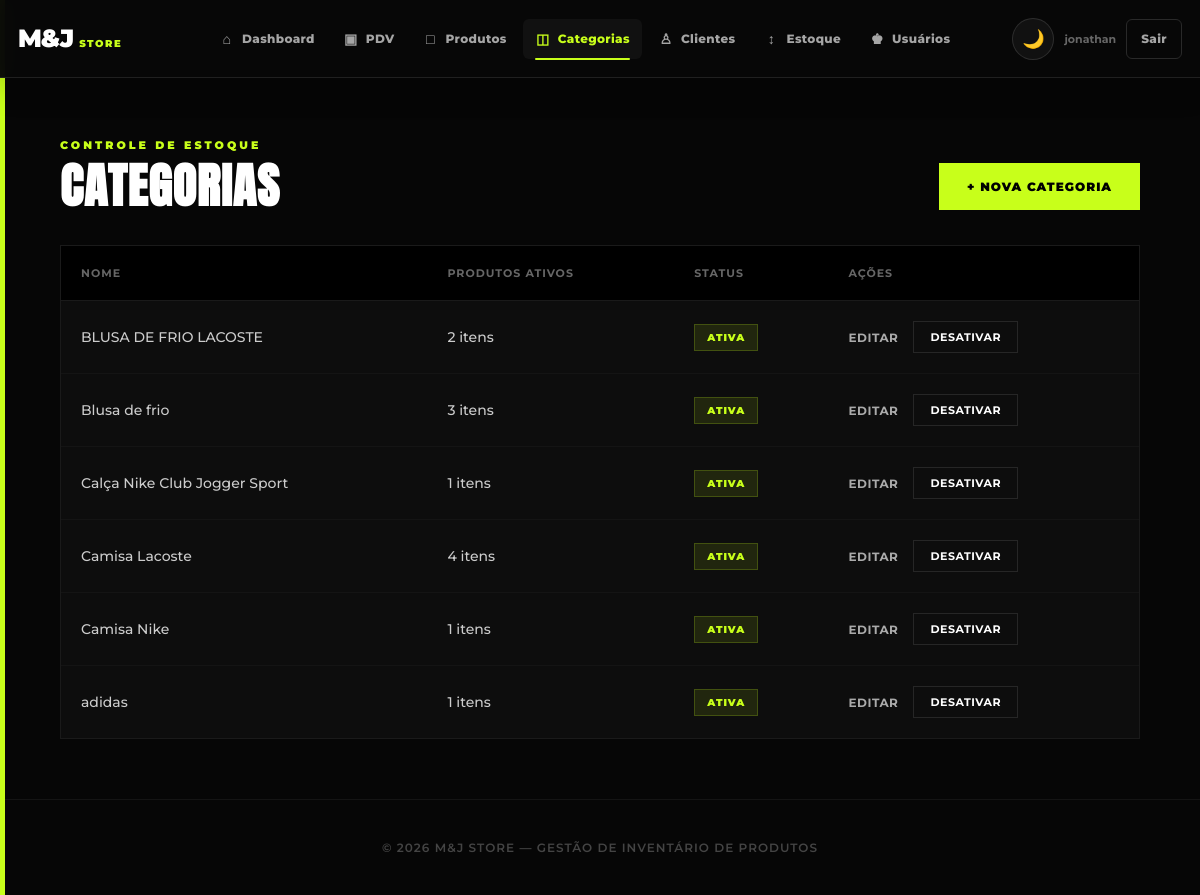
Page /categorias/ (signed in) on the committed database.
### app/models/categoria.py (models this page shows)
class Categoria(Base):
    __tablename__ = "categorias"
    id = Column(Integer, primary_key=True, autoincrement=True, index=True)
    nome = Column(String(100), nullable=False, unique=True)
    ativo = Column(Boolean, default=True)
    produtos = relationship("Produto", back_populates="categoria", lazy="select")

### app/controllers/categoria_controller.py (the view)
@router.get("/", response_class=HTMLResponse)
def listar_categorias(
    request: Request,
    db: Session = Depends(get_db),
    admin=Depends(get_admin)
):
    categorias = (
        db.query(Categoria)
        .order_by(Categoria.nome)
        .all()
    )
    return templates.TemplateResponse(
        request,
        "categorias/index.html",
        {
            "request": request,
            "usuario": admin,
            "categorias": categorias
        }
    )

### app/templates/categorias/index.html (shortened to what this page needs)
<!DOCTYPE html>
<html lang="pt-br">
<head>
    <link rel="stylesheet" href="/static/css/navbar.css">
</head>
<body>
    {% include "shared/navbar.html" %}
<main class="container">
    <div class="top-row">
        <div class="titulo-bloco">
            <span class="tag-contexto">Controle de Estoque</span>
            <h1 class="titulo-pagina">Categorias</h1>
        </div>
        <a href="/categorias/nova" class="btn-add-nova">+ Nova Categoria</a>
    </div>
    <div class="table-responsive">
        <table class="mj-table">
            <thead>
                <tr>
                    <th>Nome</th>
                    <th>Produtos Ativos</th>
                    <th>Status</th>
                    <th>Ações</th>
                </tr>
            </thead>
            <tbody>
                {% for c in categorias %}
                <tr>
                    <td class="categoria-nome">{{ c.nome }}</td>
                    <td>
                        {{ c.produtos|length if c.produtos else 0 }} itens
                    </td>
                    <td>
                        {% if c.ativo %}
                            <span class="status-badge ativa">Ativa</span>
                        {% else %}
                            <span class="status-badge inativa">Inativa</span>
                        {% endif %}
                    </td>
                    <td>
                        <div class="actions-cell">
                            <a href="/categorias/{{ c.id }}/editar" class="btn-link-edit">Editar</a>
                            <form action="/categorias/{{ c.id }}/toggle-ativo" method="post" style="display:inline">
                                <button type="submit" class="btn-toggle-status">
                                    {% if c.ativo %}
                                        Desativar
                                    {% else %}
                                        Ativar
                                    {% endif %}
                                </button>
                            </form>
                        </div>
                    </td>
                </tr>
                {% else %}
                <tr>
                    <td colspan="4" class="empty-row">
                        Nenhuma categoria cadastrada.
                    </td>
                </tr>
                {% endfor %}
            </tbody>
        </table>
    </div>
</main>
<footer>
    © 2026 M&J Store — Gestão de Inventário de Produtos
</footer>
</body>
</html>

### app/static/css/navbar.css (style rules this page uses)
:root { --navbar-bg: #080808; --navbar-border: #202020; --navbar-text: #a5a5a5; --navbar-hover: #ffffff; --navbar-neon: #c8ff1a; }
body { padding-top: 78px !important; }

### app/templates/categorias/index.html (style rules this page uses)
* { margin: 0; padding: 0; box-sizing: border-box; font-family: 'Montserrat', sans-serif; }
body { background: #060606; color: #fff; min-height: 100vh; display: flex; flex-direction: column; }
body::before { content: ''; position: fixed; left: 0; top: 0; width: 5px; height: 100%; background: #c8ff1a; z-index: 10; }
.container { max-width: 1200px; width: 100%; margin: 0 auto; padding: 60px 5%; flex: 1; }
.top-row { display: flex; justify-content: space-between; align-items: flex-end; margin-bottom: 35px; gap: 20px; flex-wrap: wrap; }
.titulo-bloco { display: flex; flex-direction: column; }
.tag-contexto { color: #c8ff1a; font-size: 11px; font-weight: 900; letter-spacing: 3px; text-transform: uppercase; }
.titulo-pagina { font-family: 'Anton', sans-serif; font-size: clamp(32px, 5vw, 48px); margin-top: 10px; text-transform: uppercase; letter-spacing: 1px; line-height: 1; }
.btn-add-nova { background: #c8ff1a; color: #000; text-decoration: none; padding: 16px 28px; font-size: 12px; font-weight: 900; text-transform: uppercase; letter-spacing: 1px; transition: all 0.2s ease; }
.table-responsive { width: 100%; overflow-x: auto; border: 1px solid #1a1a1a; background: #0d0d0d; }
.mj-table { width: 100%; border-collapse: collapse; text-align: left; color: #fff; min-width: 600px; }
.mj-table th { background: #000; color: #666; font-size: 11px; font-weight: 700; text-transform: uppercase; letter-spacing: 1px; padding: 20px; border-bottom: 1px solid #1a1a1a; }
.mj-table td { padding: 20px; font-size: 14px; font-weight: 500; border-bottom: 1px solid #141414; color: #ccc; vertical-align: middle; }
.mj-table tr:last-child td { border-bottom: none; }
.categoria-nome { font-weight: 700; color: #fff; font-size: 15px; }
.status-badge { font-size: 10px; font-weight: 900; text-transform: uppercase; letter-spacing: 1px; padding: 6px 12px; display: inline-block; }
.status-badge.ativa { background: rgba(200, 255, 26, 0.1); color: #c8ff1a; border: 1px solid rgba(200, 255, 26, 0.2); }
.actions-cell { display: flex; align-items: center; gap: 15px; }
.btn-link-edit { text-decoration: none; color: #aaa; font-size: 12px; font-weight: 700; text-transform: uppercase; letter-spacing: 0.5px; transition: color 0.2s ease; }
.btn-toggle-status { background: transparent; border: 1px solid #262626; color: #fff; padding: 8px 16px; font-size: 11px; font-weight: 700; text-transform: uppercase; letter-spacing: 0.5px; cursor: pointer; transition: all 0.2s ease; }
footer { text-align: center; color: #444; font-size: 12px; font-weight: 600; letter-spacing: 1px; padding: 40px; border-top: 1px solid #141414; margin-top: auto; text-transform: uppercase; }

### rows in the picture
Categoria: nome "BLUSA DE FRIO LACOSTE", produtos|length "2", ativo "ATIVA"
Categoria: nome "Blusa de frio", produtos|length "3", ativo "ATIVA"
Categoria: nome "Calça Nike Club Jogger Sport", produtos|length "1", ativo "ATIVA"
Categoria: nome "Camisa Lacoste", produtos|length "4", ativo "ATIVA"
Categoria: nome "Camisa Nike", produtos|length "1", ativo "ATIVA"
Categoria: nome "adidas", produtos|length "1", ativo "ATIVA"
